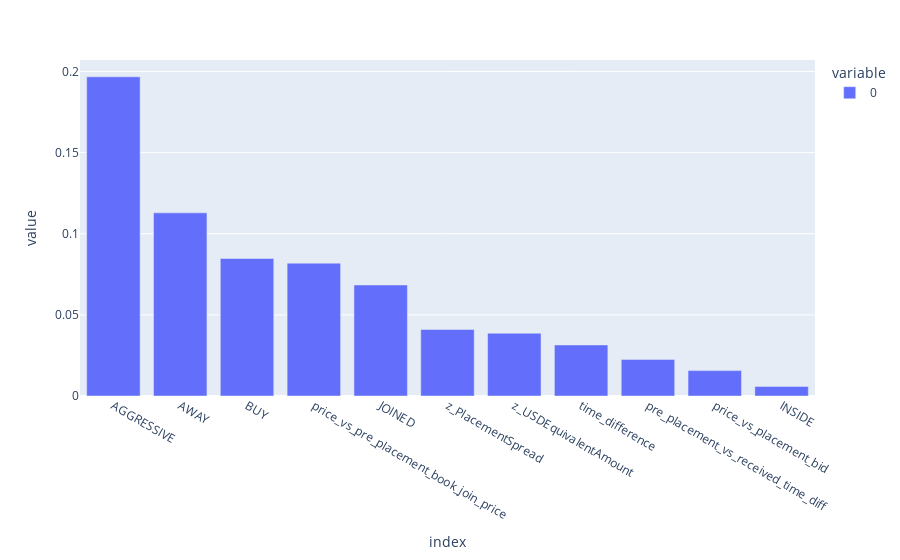

The code cell stored with this chart in its notebook:
### Code cell
px.bar(characteristics.abs().mean().sort_values(ascending=False))

### Figure 1 — Plotly figure (JSON) as saved in the notebook; plotly's stock layout.template omitted (floating-point values rounded to 4 significant figures)
{"data": [{"alignmentgroup": "True", "hovertemplate": "variable=0<br>index=%{x}<br>value=%{y}<extra></extra>", "legendgroup": "0", "marker": {"color": "#636efa"}, "name": "0", "offsetgroup": "0", "orientation": "v", "showlegend": true, "textposition": "auto", "type": "bar", "x": ["AGGRESSIVE", "AWAY", "BUY", "price_vs_pre_placement_book_join_price", "JOINED", "z_PlacementSpread", "z_USDEquivalentAmount", "time_difference", "pre_placement_vs_received_time_diff", "price_vs_placement_bid", "INSIDE"], "xaxis": "x", "y": [0.1968, 0.1129, 0.08476, 0.08189, 0.06843, 0.04099, 0.0387, 0.03148, 0.02257, 0.01564, 0.005926], "yaxis": "y"}], "layout": {"barmode": "relative", "legend": {"title": {"text": "variable"}, "tracegroupgap": 0}, "margin": {"t": 60}, "xaxis": {"anchor": "y", "domain": [0, 1], "title": {"text": "index"}}, "yaxis": {"anchor": "x", "domain": [0, 1], "title": {"text": "value"}}}}
